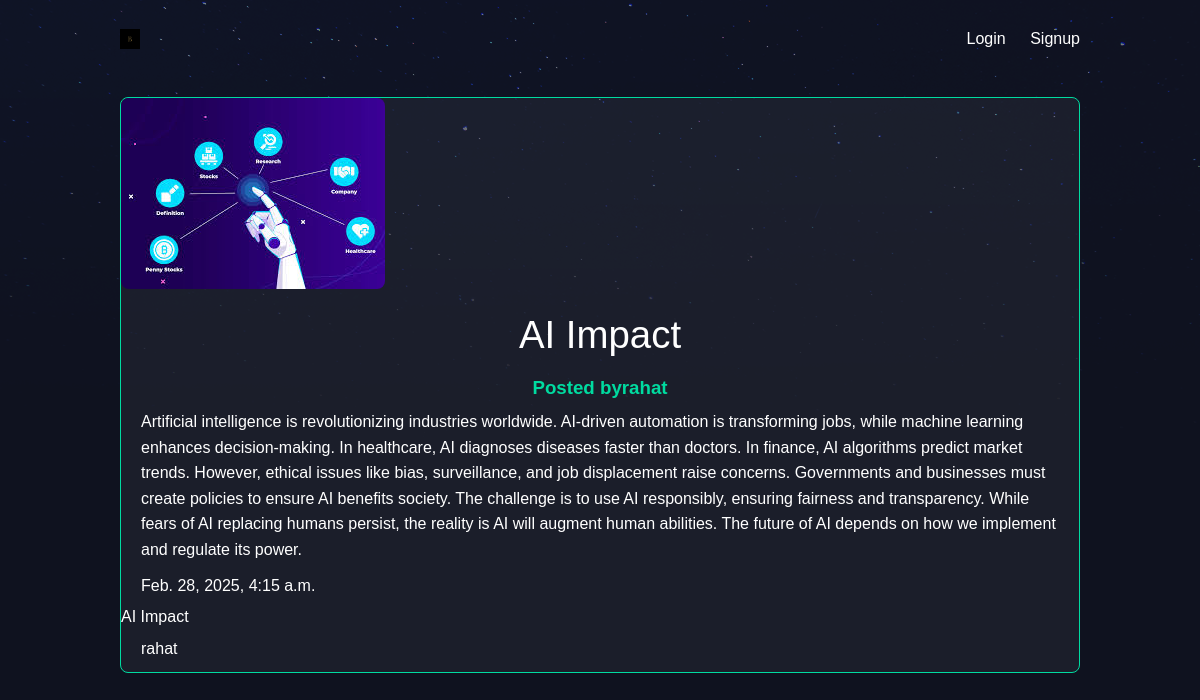
The app's page /articles/ai-impact/ with its own data.
### articles/models.py (models this page shows, shortened)
class Article(models.Model):
    title = models.CharField(max_length=100)
    slug = models.SlugField(unique=True, blank=True)
    body = models.TextField(max_length=1000)
    createdAt = models.DateTimeField(auto_now_add=True)
    thumb = models.ImageField(default='default.png',blank=True)
    author = models.ForeignKey(User, on_delete=models.SET_NULL, null=True, blank=True)#Keeps articles even if the user is deleted

### articles/views.py (the view)
# urls.py: path('articles/<slug:slug>/', views.article_details,name='article_details'),
def article_details(request,slug):
    article = get_object_or_404(Article, slug=slug)  # Fetch article using slug
    return render(request,'articles/article_details.html',{'article': article})

### articles/templates/articles/article_details.html
{% extends "base.html" %}
{% block content %}
<div class="article-detail">
    <div class="article">
        <img src="{{ article.thumb.url }}" alt="Article Image">
        <h2>{{ article.title }}</h2>
        <h3>Posted by{{ article.author }}</h3>
        <p>{{ article.body }}</p>
        <p>{{ article.createdAt }}</p>
        <a href="{% url 'article_details' article.slug %}">{{ article.title }}</a>
            <p>{{ article.author }}</p>
    </div>
</div>
{% endblock %}

### root/assets/styles.css (style rules this page uses)
body { background-color: #0f121f; background-image: url(/static/stars.png); background-repeat: no-repeat; color: #fff; font-family: 'Ubuntu', sans-serif; margin: 0; padding: 0; }
h1, h2, h3, h4, h5 { font-weight: normal; margin: 0; }
a, a:hover, a:visited { color: #fff; text-decoration: none; }
.article { padding: 15px; border: 1px solid #00dba0; position: relative; background: rgba(255, 255, 255, 0.05); transition: 0.3s; border-radius: 8px; }
.article h2 { font-size: 1.4em; }
.article-detail .article { padding: 0; }
.article-detail .article img { max-width: 100%; border-radius: 8px; }
.article-detail .article h2 { text-align: center; margin: 20px auto; font-size: 2.4em; }
.article-detail .article h3 { text-align: center; font-weight: bold; color: #00dba0; }
.article-detail .article p { margin: 10px 20px; line-height: 1.6; }

### records on screen
Article: thumb (picture), title "AI Impact", author "rahat", body "Artificial intelligence is revolutionizing industries worldwide. AI-driven automation is transforming jobs, while machine learning enhances decision-making. In healthcare, AI diagnoses diseases faster than doctors. In finance, AI algorithms predict market trends. However, ethical issues like bias, surveillance, and job displacement raise concerns. Governments and businesses must create policies to ensure AI benefits society. The challenge is to use AI responsibly, ensuring fairness and transparency. While fears of AI replacing humans persist, the reality is AI will augment human abilities. The future of AI depends on how we implement and regulate its power.", createdAt "Feb. 28, 2025, 4:15 a.m."
